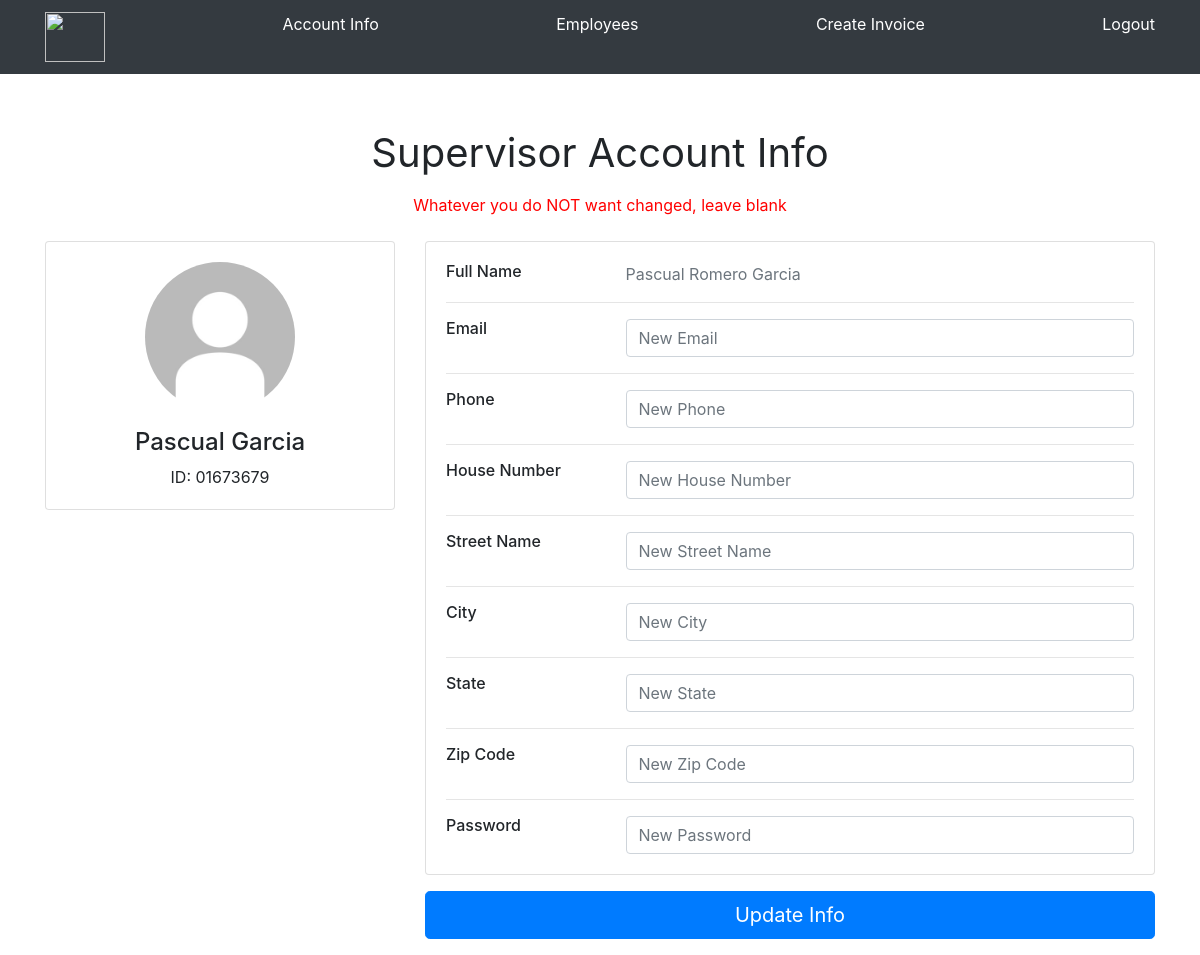
The app's page /src/GoldenGatePetShelter/Supervisor/editProfile.php (signed in) with its own data.
### tables this page shows
CREATE TABLE `Employee` (
  `firstName` text,
  `middleName` text,
  `lastName` text,
  `streetName` text,
  `houseNumber` int(11) DEFAULT NULL,
  `zipCode` int(11) DEFAULT NULL,
  `city` text,
  `state` text,
  `phoneNumber1` varchar(25) DEFAULT NULL,
  `ID` varchar(20) NOT NULL DEFAULT '',
  `SSN` varchar(25) DEFAULT NULL,
  `email` text,
  `payment` float DEFAULT NULL,
  `startDate` date DEFAULT NULL,
  `endDate` date DEFAULT NULL,
  `pass` varchar(100) DEFAULT NULL,
  `authority` int(11) NOT NULL,
  PRIMARY KEY (`ID`)
);

### src/GoldenGatePetShelter/Supervisor/editProfile.php (the view, shortened to what this page needs)
<?php
	include("../connect.php");
	$id = $_SESSION['id'];
	$query = "SELECT firstName, middleName, lastName FROM Employee WHERE ID='".$id."'";
	$result = mysqli_query($db, $query);
	$row = mysqli_fetch_assoc($result);
	$fName = $row["firstName"];
	$mName = $row["middleName"];
	$lName = $row["lastName"];
?>
<html lan='en'>
    <head>
	<link rel="stylesheet" href="styles.css">
        <link rel="stylesheet" href="https://cdn.jsdelivr.net/npm/bootstrap@4.5.3/dist/css/bootstrap.min.css">
    </head>
    <body>
	    <nav class="site-header sticky-top py-1 navbar-dark bg-dark">
		    <div class="container d-flex flex-column flex-md-row justify-content-between">
			    <a class="py-2" href="#" aria-label="Product">
				    <img src="../Images/GGPS.png" width="60" height="50">
	                    </a>
			    <a class="py-2 d-none d-md-inline-block" href="supervisorHome.php">Account Info</a>
			    <a class="py-2 d-none d-md-inline-block" href="employee.php">Employees</a>
			    <a class="py-2 d-none d-md-inline-block" href="invoice.php">Create Invoice</a>
	                    <a class="py-2 d-none d-md-inline-block" href="../logout.php">Logout</a>
	            </div>
	     </nav>
	     <div class="box">
		<div class="text-center mb-4">
			<h1 class="mb-3 font-weight-normal" style="margin-top:55">
				Supervisor Account Info
			</h1>
			<p style="color:red"> Whatever you do NOT want changed, leave blank </p>
		</div>
		<form method="post">
		<div class="container">
		<div class="main-body">
		<div class="row gutters-sm">
                  <div class="col-md-4 mb-3">
                    <div class="card">
                      <div class="card-body">
                        <div class="d-flex flex-column align-items-center text-center">
                          <img src="Images/default_profile_pic.jpg" alt="Admin" class="rounded-circle" width="150">
                          <div class="mt-3">
			  <h4> <?php echo $fName." ".$lName ?></h4>
			    <?php echo "ID: ".$id ?>
                          </div>
                        </div>
                      </div>
                    </div>
                  </div>
                  <div class="col-md-8">
                    <div class="card mb-3">
                      <div class="card-body">
                        <div class="row">
                          <div class="col-sm-3">
                            <h6 class="mb-0">Full Name</h6>
                          </div>
                          <div class="col-sm-9 text-secondary">
				<?php echo $fName." ".$mName." ".$lName ?>
                          </div>
                        </div>
                        <hr>
                        <div class="row">
                          <div class="col-sm-3">
                            <h6 class="mb-0">Email</h6>
                          </div>
                          <div class="col-sm-9 text-secondary">
				<input type="text" name="email" class="form-control" placeholder="New Email">
                          </div>
                        </div>
                        <hr>
                        <div class="row">
                          <div class="col-sm-3">
                            <h6 class="mb-0">Phone</h6>
                          </div>
                          <div class="col-sm-9 text-secondary">
				<input type="text" name="phone" class="form-control" placeholder="New Phone">
                          </div>
                        </div>
                        <hr>
                        <div class="row">
                          <div class="col-sm-3">
                            <h6 class="mb-0">House Number</h6>
                          </div>
                          <div class="col-sm-9 text-secondary">
				<input type="text" name="hNum" class="form-control" placeholder="New House Number">
                          </div>
			</div>
			<hr>
                        <div class="row">
                          <div class="col-sm-3">
                            <h6 class="mb-0">Street Name</h6>
                          </div>
                          <div class="col-sm-9 text-secondary">
				<input type="text" name="sName" class="form-control" placeholder="New Street Name">
                          </div>
                        </div>
			<hr>
                        <div class="row">
                          <div class="col-sm-3">
                            <h6 class="mb-0">City</h6>
                          </div>
                          <div class="col-sm-9 text-secondary">
				<input type="text" name="city" class="form-control" placeholder="New City">
                          </div>
			</div>
			<hr>
			<div class="row">
			   <div class="col-sm-3">
			      <h6 class="mb-0">State</h6>
			   </div>
			   <div class="col-sm-9 text-secondary">
				<input type="text" name="state" class="form-control" placeholder="New State">
                          </div>
                        </div>
			<hr>
                        <div class="row">
                          <div class="col-sm-3">
                            <h6 class="mb-0">Zip Code</h6>
                          </div>
                          <div class="col-sm-9 text-secondary">
				<input type="text" name="zip" class="form-control" placeholder="New Zip Code">
                          </div>
                        </div>
			<hr>
                        <div class="row">
                          <div class="col-sm-3">
                            <h6 class="mb-0">Password</h6>
                          </div>
                          <div class="col-sm-9 text-secondary">
				<input type="text" name="pass" class="form-control" placeholder="New Password">
                          </div>
                        </div>
                      </div>
		    </div>
		    <button formaction="" class="btn btn-lg btn-primary btn-block" type="sumbit">
			Update Info
		    </button>
                    </div>
                  </div>
                </div>
          </div>
	</div>
</body>
</html>

### src/GoldenGatePetShelter/styles.css (style rules this page uses)
a:link { color: white; }
.card { display: flex; flex-direction: column; min-width: 0; word-wrap: break-word; background-color: #fff; background-clip: border-box; border: 1px solid #e3e6f0; border-radius: .35rem; }

### records on screen
employee: firstName "Pascual", lastName "Garcia", middleName "Romero"

### other values on screen
$id "01673679"
